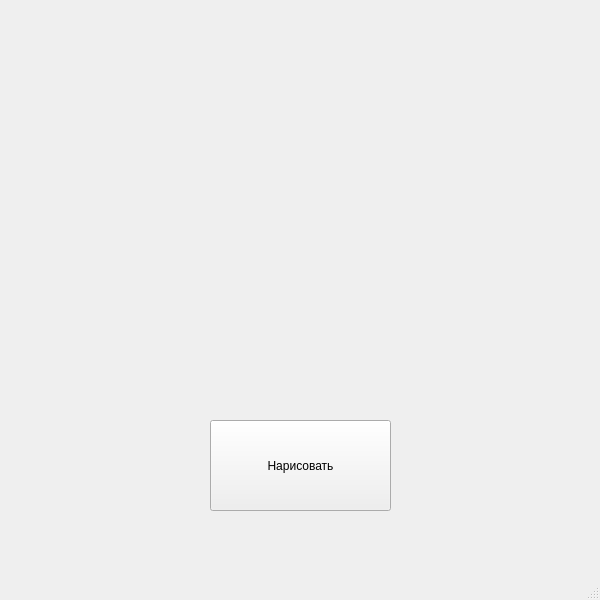
<?xml version="1.0" encoding="UTF-8"?>
<ui version="4.0">
 <class>MainWindow</class>
 <widget class="QMainWindow" name="MainWindow">
  <property name="geometry">
   <rect>
    <x>0</x>
    <y>0</y>
    <width>600</width>
    <height>600</height>
   </rect>
  </property>
  <property name="windowTitle">
   <string>MainWindow</string>
  </property>
  <widget class="QWidget" name="centralwidget">
   <widget class="QPushButton" name="button_paint">
    <property name="geometry">
     <rect>
      <x>210</x>
      <y>420</y>
      <width>181</width>
      <height>91</height>
     </rect>
    </property>
    <property name="text">
     <string>Нарисовать</string>
    </property>
   </widget>
  </widget>
  <widget class="QMenuBar" name="menubar">
   <property name="geometry">
    <rect>
     <x>0</x>
     <y>0</y>
     <width>600</width>
     <height>21</height>
    </rect>
   </property>
  </widget>
  <widget class="QStatusBar" name="statusbar"/>
 </widget>
 <resources/>
 <connections/>
</ui>
